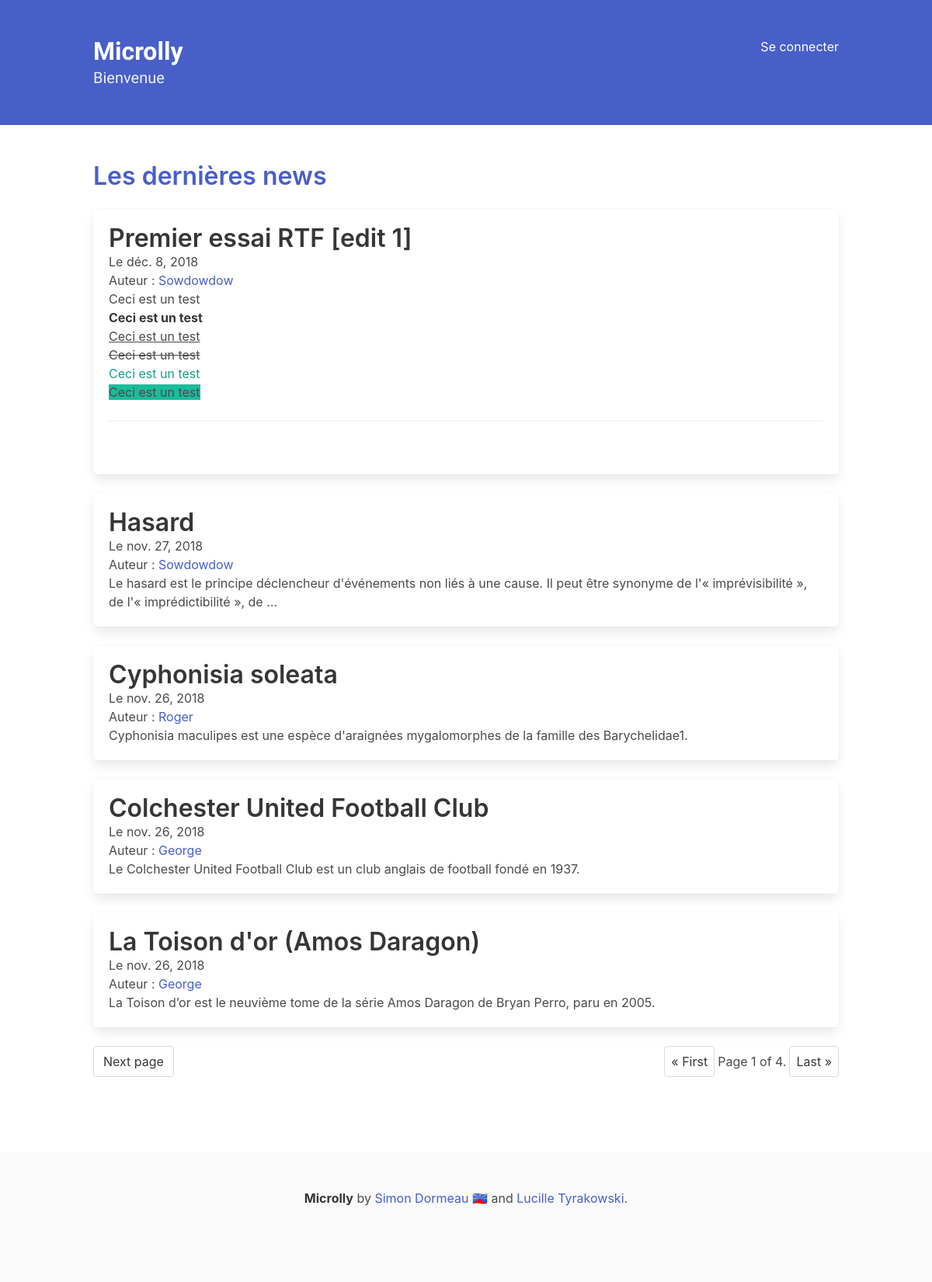
The page / on the database its author committed.
### Microlly/models.py (models this page shows, shortened)
class Post(models.Model):
    title = models.CharField(max_length=150)
    body = RichTextField()
    author = models.ForeignKey(User, on_delete=models.CASCADE)
    creation_date = models.DateField(auto_now_add=True)
    update_date = models.DateField(auto_now=True)
    class Meta:
        ordering = ("-id",)
        verbose_name = "Publication"
        verbose_name_plural = "Publications"

### Microlly/views.py (the view)
# urls.py: path("", views.index, name="index"),
def index(request):
    try:
        page = int(request.GET.get("page"))
    except:
        page = 1
    posts = Post.objects.all()
    paginator = Paginator(posts, 5)
    posts = paginator.page(page)
    return render(request, "index.html", {"posts": posts})

### Microlly/templates/index.html (shortened to what this page needs)
{% extends 'base.html' %}
{% block body %}
    <h1 class="title has-text-link">Les dernières news</h1>
    <div>
        {% for post in posts %}
            <div class="box">
                <a href="{% url 'Microlly:post' id=post.id %}"><h3 class="title">{{ post.title }}</h3></a>
                <div>Le {{ post.creation_date }}</div>
                <span>Auteur : <a href="{% url 'Microlly:author_posts' author=post.author %}">{{ post.author|title }}</a></span>
                <p>
                    {{ post.body|cut:"<br>"|safe|truncatewords_html:25 }}
                </p>
            </div>
        {% endfor %}
    </div>
    <br>
    <nav class="pagination is-right" role="navigation" aria-label="pagination">
            {% if posts.has_next %}
            <a class="pagination-next" href="?page={{ posts.next_page_number }}">Next page</a>
            {% endif %}
            <ul class="pagination-list">
              <li><a class="pagination-link" href="?page=1">&laquo; First</a></li>
              <span class="current">
                    Page {{ posts.number }} of {{ posts.paginator.num_pages }}.
                </span>
              <li><a href="?page={{ posts.paginator.num_pages }}" class="pagination-link" aria-label="Goto page 86">Last &raquo;</a></li>
            </ul>
    </nav>
{% endblock body %}

### Microlly/static/base.css (style rules this page uses)
body { display: flex; min-height: 100vh; flex-direction: column; }

### rows shown on the page
Post: title "Premier essai RTF [edit 1]", creation_date "déc. 8, 2018", author "Sowdowdow", body "Ceci est un test Ceci est un test Ceci est un test Ceci est un test Ceci est un test Ceci est un test"
Post: title "Hasard", creation_date "nov. 27, 2018", author "Sowdowdow", body "Le hasard est le principe déclencheur d'événements non liés à une cause. Il peut être synonyme de l'« imprévisibilité », de l'« imprédictibilité », de …"
Post: title "Cyphonisia soleata", creation_date "nov. 26, 2018", author "Roger", body "Cyphonisia maculipes est une espèce d'araignées mygalomorphes de la famille des Barychelidae1."
Post: title "Colchester United Football Club", creation_date "nov. 26, 2018", author "George", body "Le Colchester United Football Club est un club anglais de football fondé en 1937."
Post: title "La Toison d'or (Amos Daragon)", creation_date "nov. 26, 2018", author "George", body "La Toison d’or est le neuvième tome de la série Amos Daragon de Bryan Perro, paru en 2005."

### other values the page prints
{{ posts.number }} "1"
{{ posts.paginator.num_pages }} "4"
